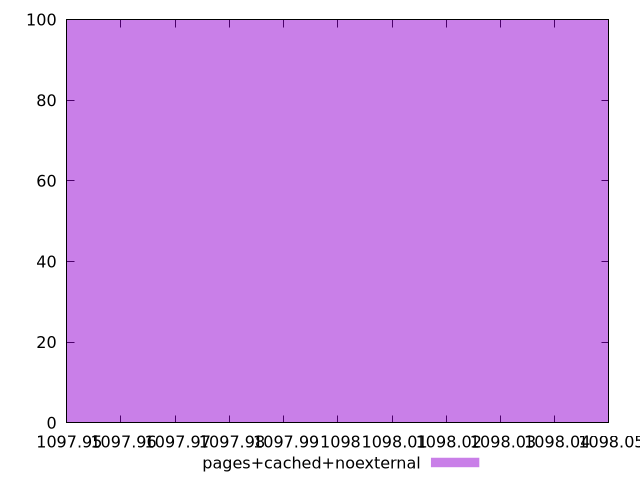

gnuplot code for this plot:
$_pagesCachedNoexternal <<EOF
1098 100
EOF
set key outside below
set terminal pngcairo
set output "report_00004_2020-11-02T20-21-41.718Z/uses-long-cache-ttl/pages+cached+noexternal//raw_hist.png"
set yrange [0:100]
set boxwidth 0.1
set style fill transparent solid 0.5 noborder
plot $_pagesCachedNoexternal title "pages+cached+noexternal" with boxes ,
